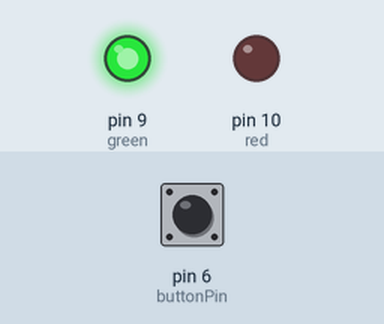
The sketch below on a simulated Arduino Uno, built with avr-gcc and run on an emulated ATmega328P. On the bench: output pins drawn as LEDs (lit = HIGH). The inputs (shaded band) are chosen by the test bench; at power-on: pin 6 (buttonPin) LOW.

Above: at 1.2 s.
1.3 s: pin 6 (buttonPin) pulled HIGH for 0.15 s
At 1.37 s:
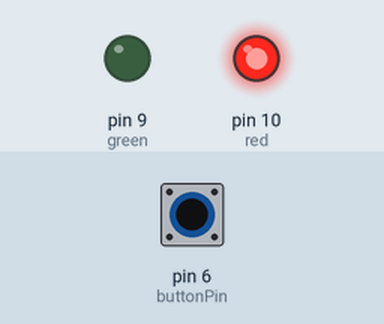
2.9 s: pin 6 (buttonPin) pulled HIGH for 3.2 s
At 7.5 s:
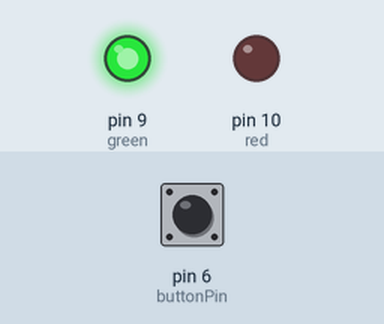
Timing chart, 0 to 9.0 s (numbered marks = the images above; inputs shaded):
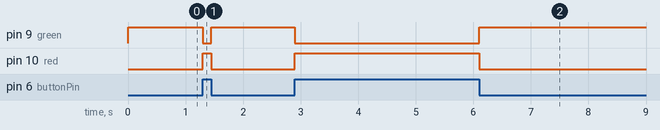

The sketch:

Blink.ino
```cpp
int red = 10;
int green = 9;
int buttonPin = 6;

void setup() {
  pinMode(red, OUTPUT);
  pinMode(green, OUTPUT);
  pinMode(buttonPin, INPUT);
}

void loop() {
  if (digitalRead(buttonPin)==HIGH){
    digitalWrite(red, HIGH);   // turn the LED on (HIGH is the voltage level)
    digitalWrite(green, LOW);    // turn the LED off by making the voltage LOW
  }
  else{
    digitalWrite(green, HIGH);   // turn the LED on (HIGH is the voltage level)
    digitalWrite(red, LOW);    // turn the LED off by making the voltage LOW
  }
}
```

Measured:
- after the input at 1.3 s, pin 9 (green): HIGH → LOW at once, → HIGH 0.15 s later; pin 10 (red): LOW → HIGH at once, → LOW 0.15 s later
- after the input at 2.9 s, pin 9 (green): HIGH → LOW at once, → HIGH 3.2 s later; pin 10 (red): LOW → HIGH at once, → LOW 3.2 s later
